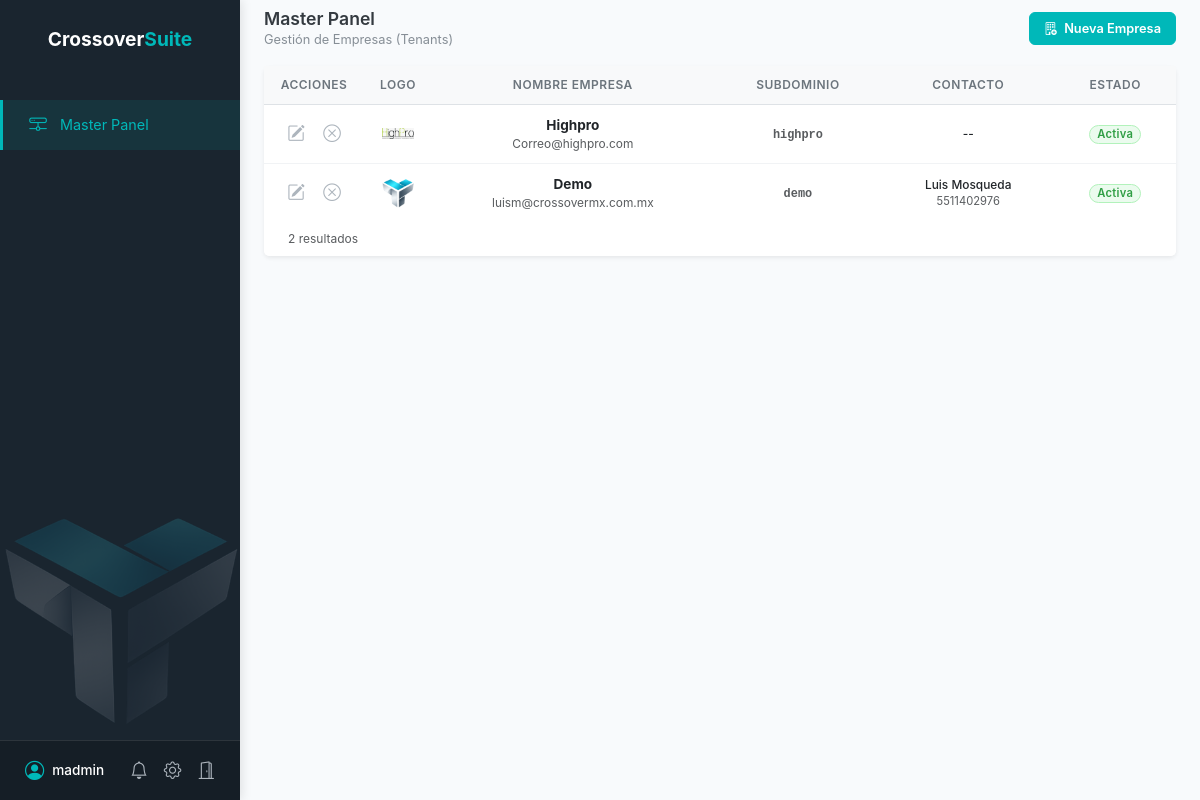
The page /panel/ (signed in) on the database its author committed.
### panel/models.py (models this page shows, shortened)
class Empresa(models.Model):
    nombre = models.CharField(max_length=150, verbose_name="Nombre de la Empresa")
    subdominio = models.SlugField(max_length=100, unique=True, verbose_name="Subdominio (URL)", help_text="Ej: mizona.crossoversuite.com")
    usuario_admin = models.CharField(max_length=50, verbose_name="Usuario Admin de la Empresa")
    correo_contacto = models.EmailField(verbose_name="Correo de contacto")
    nombre_contacto = models.CharField(max_length=150, blank=True, null=True, verbose_name="Nombre de contacto")
    telefono_contacto = models.CharField(max_length=20, blank=True, null=True, verbose_name="Teléfono de contacto")
    logo = models.ImageField(upload_to='logos/', blank=True, null=True, verbose_name="Logo de la empresa")
    calle = models.CharField(max_length=200, blank=True, null=True, verbose_name="Calle")
    numero = models.CharField(max_length=50, blank=True, null=True, verbose_name="Número")
    colonia = models.CharField(max_length=150, blank=True, null=True, verbose_name="Colonia")
    estado = models.CharField(max_length=100, blank=True, null=True, verbose_name="Estado")
    cp = models.CharField(max_length=10, blank=True, null=True, verbose_name="Código Postal")
    fecha_alta = models.DateTimeField(auto_now_add=True, verbose_name="Fecha de alta")
    activa = models.BooleanField(default=True, verbose_name="Empresa Activa")
    class Meta:
        verbose_name = "Empresa (Tenant)"
        verbose_name_plural = "Empresas (Tenants)"

### panel/views.py (the view)
# urls.py: path('', views.dashboard_panel, name='dashboard_panel'),
@login_required(login_url='/login/')
@user_passes_test(check_master_admin, login_url='/inventario/')
def dashboard_panel(request):
    empresas = Empresa.objects.all().order_by('-fecha_alta')
    contexto = {
        'empresas': empresas
    }
    return render(request, 'panel/dashboard_panel.html', contexto)

### panel/views.py (called while the page is built)
def check_master_admin(user):
    return user.username == 'madmin@crossoversuite'

### preferencias/permissions.py (called while the page is built, shortened)
def user_has_module_permission(request, modulo, accion):
    user = request.user
    if not user.is_authenticated:
        return False
    if user.is_superuser:
        return True

def user_has_sales_permission(request, submodulo, accion):
    user = request.user
    if not user.is_authenticated:
        return False
    if user.is_superuser:
        return True

def user_has_purchase_permission(request, submodulo, accion):
    user = request.user
    if not user.is_authenticated:
        return False
    if user.is_superuser:
        return True

def get_granular_purchase_permissions(request):
    perms = {}
    for submodulo, acciones in PURCHASES_PERMISSION_MATRIX.items():
        perms[submodulo] = {accion: user_has_purchase_permission(request, submodulo, accion) for accion in acciones}
    return perms

def user_has_production_permission(request, submodulo, accion):
    user = request.user
    if not user.is_authenticated:
        return False
    if user.is_superuser:
        return True

def get_granular_production_permissions(request):
    perms = {}
    for submodulo, acciones in PRODUCTION_PERMISSION_MATRIX.items():
        perms[submodulo] = {accion: user_has_production_permission(request, submodulo, accion) for accion in acciones}
    return perms

def user_has_inventory_permission(request, submodulo, accion):
    user = request.user
    if not user.is_authenticated:
        return False
    if user.is_superuser:
        return True

def get_granular_inventory_permissions(request):
    perms = {}
    for submodulo, acciones in INVENTORY_PERMISSION_MATRIX.items():
        perms[submodulo] = {accion: user_has_inventory_permission(request, submodulo, accion) for accion in acciones}
    return perms

def get_sales_ui_permissions(request):
    return {
        'clientes': user_has_sales_permission(request, 'clientes', 'ver'),
        'actividades': user_has_sales_permission(request, 'actividades', 'ver'),
        'cotizaciones': user_has_sales_permission(request, 'cotizaciones', 'ver'),
        'pedidos': user_has_sales_permission(request, 'pedidos', 'ver'),
        'salidas': user_has_sales_permission(request, 'salidas', 'ver'),
    }

def user_has_treasury_permission(request, submodulo, accion):
    user = request.user
    if not user.is_authenticated:
        return False
    if user.is_superuser:
        return True

### templates/panel/dashboard_panel.html (shortened to what this page needs)
{% extends 'base.html' %}
{% block content %}
<div class="container-fluid py-2 px-4">
    <div class="d-flex flex-column flex-md-row justify-content-between align-items-md-center gap-3 mb-3">
        <div>
            <h4 class="section-title mb-0">Master Panel</h4>
            <span class="section-subtitle">Gestión de Empresas (Tenants)</span>
        </div>
        <div class="d-flex align-items-center gap-2">
            <button class="btn btn-brand text-white btn-pro"
                    data-bs-toggle="modal"
                    data-bs-target="#modalCrearEmpresa"
                    onclick="resetModalEmpresa()">
                <i class="bi bi-building-add me-1"></i> Nueva Empresa
            </button>
        </div>
    </div>
    <div class="card border-0 shadow-sm">
        <div class="card-body p-0">
            <div class="table-responsive">
                <table class="table table-pro mb-0">
                    <thead>
                        <tr>
                            <th class="text-center" style="width: 80px;">Acciones</th>
                            <th class="text-center" style="width: 60px;">Logo</th>
                            <th class="text-center">Nombre Empresa</th>
                            <th class="text-center">Subdominio</th>
                            <th class="text-center">Contacto</th>
                            <th class="text-center">Estado</th>
                        </tr>
                    </thead>
                    <tbody>
                        {% for emp in empresas %}
                        <tr>
                            <td class="text-center">
                                <div class="d-flex justify-content-center gap-1">
                                    <span onclick="cargarEmpresaEdicion({{ emp.id }}); return false;" class="icon-action" title="Editar Empresa">
                                        <i class="bi bi-pencil-square"></i>
                                    </span>
                                    <span onclick="eliminarEmpresa({{ emp.id }}, '{{ emp.nombre }}')" class="icon-action delete-icon" title="Eliminar Empresa">
                                        <i class="bi bi-x-circle"></i>
                                    </span>
                                </div>
                            </td>
                            <td class="text-center">
                                {% if emp.logo %}
                                    <img src="{{ emp.logo.url }}" alt="Logo" style="width: 32px; height: 32px; object-fit: contain; border-radius: 4px;">
                                {% else %}
                                    <div class="bg-light d-flex align-items-center justify-content-center mx-auto" style="width: 32px; height: 32px; border-radius: 4px;">
                                        <i class="bi bi-image text-muted" style="font-size: 0.8rem;"></i>
                                    </div>
                                {% endif %}
                            </td>
                            <td class="text-center">
                                <div class="fw-bold text-dark">{{ emp.nombre }}</div>
                                <div class="text-muted small">{{ emp.correo_contacto }}</div>
                            </td>
                            <td class="text-center">
                                <span class="text-muted small text-primary font-monospace fw-bold">{{ emp.subdominio }}</span>
                            </td>
                            <td class="text-center">
                                <div class="text-dark small fw-medium">{{ emp.nombre_contacto|default:"--" }}</div>
                                <div class="text-muted small" style="font-size: 0.7rem;">{{ emp.telefono_contacto|default:"" }}</div>
                            </td>
                            <td class="text-center">
                                {% if emp.activa %}
                                    <span class="client-pill status-activo">Activa</span>
                                {% else %}
                                    <span class="client-pill status-inactivo">Inactiva</span>
                                {% endif %}
                            </td>
                        </tr>
                        {% endfor %}
                    </tbody>
                </table>
            </div>
        </div>
        <div class="card-footer bg-white border-0 py-2 px-4 d-flex justify-content-between align-items-center">
            <span class="text-muted small" style="font-size: 0.75rem;">{{ empresas|length}} resultados</span>
        </div>
    </div>
</div>
{% endblock %}

### static/css/global.css (style rules this page uses)
body { font-family: 'Inter', 'Segoe UI', system-ui, -apple-system, sans-serif; font-size: 0.85rem; color: #495057; background-color: #f8f9fa; }
.section-title { font-size: 1.1rem; font-weight: 600; color: #343a40; margin-bottom: 2px; }
.section-subtitle { font-size: 0.8rem; color: #868e96; font-weight: 400; }
.btn-pro { padding: 6px 14px; font-size: 0.8rem; border-radius: 6px; font-weight: 500; box-shadow: none !important; transition: all 0.2s ease; }
.btn-brand { background-color: #00b8b9 !important; border-color: #00b8b9 !important; color: #ffffff !important; font-weight: 600; }
.table-pro thead th { font-size: 0.75rem; font-weight: 600; text-transform: uppercase; letter-spacing: 0.5px; color: #6c757d; border-bottom: 1px solid #dee2e6; padding: 10px 16px; background-color: #f8f9fa; }
.table-pro tbody td { vertical-align: middle; padding: 10px 16px; border-bottom: 1px solid #f1f3f5; color: #212529; font-size: 0.85rem; }
.table-pro tbody tr:last-child td { border-bottom: none; }

### templates/panel/dashboard_panel.html (style rules this page uses)
.icon-action { color: #adb5bd; font-size: 1.1rem; cursor: pointer; transition: all 0.2s ease; display: inline-flex; align-items: center; justify-content: center; width: 32px; height: 32px; border-radius: 6px; text-decoration: none !important; }
.client-pill { display: inline-flex; align-items: center; font-size: 0.7rem; line-height: 1; padding: 0.25em 0.6em; font-weight: 600; text-align: center; white-space: nowrap; vertical-align: middle; border-radius: 50px; text-transform: capitalize; letter-spacing: 0.3px; transition: all 0.2s ease-in-out; }
.status-activo { background-color: #ebfbee; color: #2f9e44; border: 1px solid #b2f2bb; }

### rows shown on the page
Empresa: logo (picture), nombre "Highpro", correo_contacto "Correo@highpro.com", subdominio "highpro", nombre_contacto "--", activa "Activa"
Empresa: logo (picture), nombre "Demo", correo_contacto "luism@crossovermx.com.mx", subdominio "demo", nombre_contacto "Luis Mosqueda", telefono_contacto "5511402976", activa "Activa"

### other values the page prints
{{ empresas|length }} "2"
